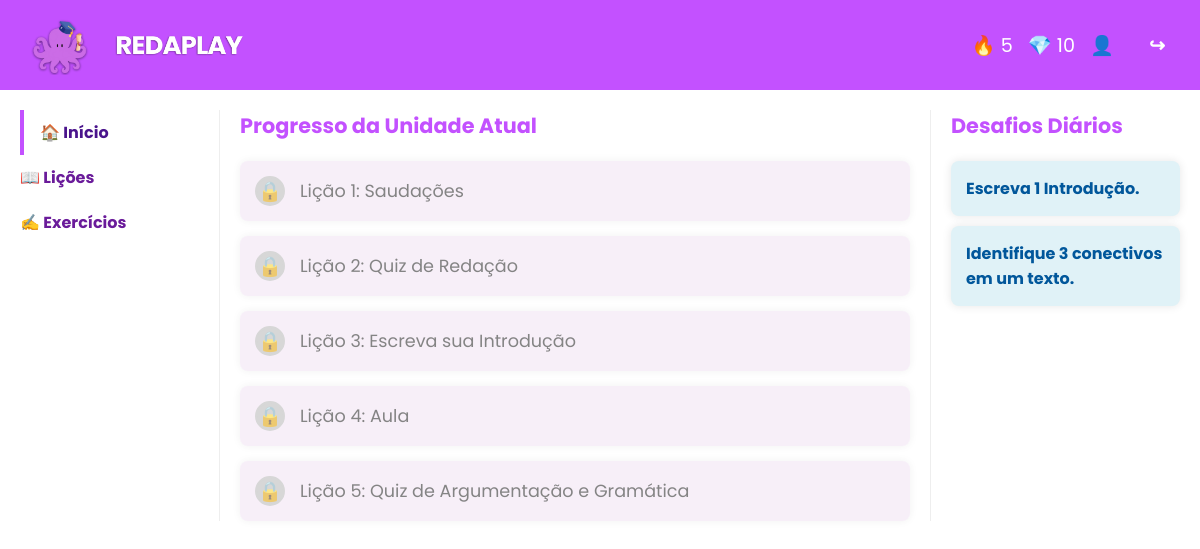
Screenshot of /inicio (signed in) with the database file from the repository.
### models.py (models this page shows)
class User(db.Model):
    id = db.Column(db.Integer, primary_key=True)
    username = db.Column(db.String(150), unique=True, nullable=False)
    email = db.Column(db.String(150), unique=True, nullable=False)
    password = db.Column(db.String(200), nullable=False)
    streak = db.Column(db.Integer, default=0) # dias consecutivas de login
    last_login = db.Column(db.Date, default=None, nullable=True) # ultimo login
    diamonds = db.Column(db.Integer, default=0) # diamantes
    created = db.Column(db.Date, default=date.today) # data de criação
    lessons_completed = db.Column(db.String(200), default="")   # lições completadas

class Lesson(db.Model):
    id = db.Column(db.Integer, primary_key=True)
    number = db.Column(db.Integer, unique=True, nullable=False)
    title = db.Column(db.String(150), nullable=False)
    content = db.Column(db.Text, nullable=False)
    video_url = db.Column(db.String(200), nullable=True)
    quiz_id = db.Column(db.Integer, db.ForeignKey('quiz.id'), nullable=True)
    quiz = db.relationship('Quiz', backref=db.backref('lessons', lazy=True))

### app.py (the view)
@app.route('/inicio', methods=['GET', 'POST'])
def inicio():
    user = User.query.get(session['user_id']) # pega dados de usuário logado
    lessons = Lesson.query.order_by(Lesson.number).all() # pega todas as lições
    return render_template('main.html', user=user, lessons=lessons)

### templates/main.html (shortened to what this page needs)
<!DOCTYPE html>
<html lang="pt-BR">
  <head>
    <link
      rel="stylesheet"
      href="{{ url_for('static', filename='main.css') }}"
    />
  </head>
  <body>
    <div class="container">
      <header class="header">
        <div class="header-image-title">
          <img
            src="/static/images/redaplaydrop.png"
            alt="redaplay-mascot"
            class="header-mascot"
          />
        </div>
        <div class="header-image-title">
          <img
            src="/static/images/logo.png"
            alt="redaplay-title"
            class="header-title"
          />
        </div>
        <div class="header-icons">
          <span class="icon">🔥 {{ user.streak }}</span>
          <span class="icon">💎 {{ user.diamonds }}</span>
          <a href="/perfil">
            <span class="icon">👤</span>
          </a>
        </div>
        <a href="/logout" class="icon-button">
          <span class="icon">↪</span>
        </a>
      </header>
      <div class="main-content">
        <nav class="sidebar">
          <ul>
            <li class="active">🏠 Início</li>
            <li>📖 Lições</li>
            <li>✍️ Exercícios</li>
          </ul>
        </nav>
        <section class="unit-progress">
          <h2>Progresso da Unidade Atual</h2>
          <div class="lesson-list">
            {% for lesson in lessons %}
            <a
              href="/lesson{{ lesson.number }}"
              class="lesson-item disabled locked"
              data-id-lesson="{{ lesson.number }}"
            >
              <span
                class="lesson-status"
                id="status-{{ lesson.number }}"
              ></span>
              <span class="lesson-title">{{ lesson.title }}</span>
            </a>
            {% endfor %}
          </div>
        </section>
        <aside class="challenges">
          <h2>Desafios Diários</h2>
          <div class="challenge-item">Escreva 1 Introdução.</div>
          <div class="challenge-item">
            Identifique 3 conectivos em um texto.
          </div>
        </aside>
      </div>
    </div>
  </body>
</html>

### static/main.css (style rules this page uses)
* { margin: 0; padding: 0; box-sizing: border-box; font-family: "Poppins", sans-serif; text-decoration: none; list-style: none; }
body { display: flex; justify-content: center; align-items: center; min-height: 100vh; background: linear-gradient(90deg, #e2e2e2, #f0caff); }
.container { position: relative; width: 100vw; height: 100vh; background: #fff; box-shadow: 0 0 10px rgba(0, 0, 0, 0.1); overflow: visible; }
.header { background-color: #c351ff; color: white; padding: 15px 20px; display: flex; align-items: center; font-size: 1.2em; }
.header-icons { display: flex; align-items: center; gap: 15px; }
.header-icons .icon { margin-left: 0; }
.header-image-title { display: flex; justify-content: center; align-items: center; }
.header-title { max-width: 128px; height: auto; }
.header-mascot { max-width: 80px; height: auto; margin-right: 15px; }
.icon-button { color: white; padding: 10px 15px; text-decoration: none; font-weight: bold; cursor: pointer; margin-left: 20px; }
.header-title { font-weight: bold; }
.main-content { display: flex; padding: 20px; }
.sidebar { width: 200px; padding-right: 20px; border-right: 1px solid #eee; }
.sidebar ul { list-style: none; padding: 0; margin: 0; }
.sidebar li { padding: 10px 0; color: #6a1b9a; cursor: pointer; font-weight: bold; }
.sidebar li.active { color: #4a148c; border-left: 4px solid #c351ff; padding-left: 16px; }
.unit-progress { flex-grow: 1; padding: 0 20px; }
.unit-progress h2, .challenges h2 { color: #c351ff; margin-top: 0; margin-bottom: 20px; font-size: 1.3em; }
.lesson-list { display: flex; flex-direction: column; gap: 15px; }
.lesson-item { display: flex; align-items: center; text-decoration: none; color: #333; background-color: #f3e5f5; padding: 15px; border-radius: 8px; box-shadow: 0 0 10px rgba(0, 0, 0, 0.1); transition: background-color 0.3s ease; cursor: pointer; }
.lesson-status { width: 30px; height: 30px; border-radius: 50%; display: flex; justify-content: center; align-items: center; margin-right: 15px; font-size: 1.2em; color: white; font-weight: bold; box-sizing: border-box; transition: background-color 0.3s ease, border-color 0.3s ease; }
.lesson-item.disabled.locked { opacity: 0.6; cursor: not-allowed; pointer-events: none; }
.lesson-item.disabled.locked .lesson-status { background-color: #bdbdbd; border: 2px solid #bdbdbd; }
.lesson-item.disabled.locked .lesson-status::before { content: "🔒"; font-size: 1em; color: #424242; }
.lesson-title { font-size: 1.1em; color: #333; }
.challenges { width: 250px; padding-left: 20px; border-left: 1px solid #eee; }
.challenge-item { background-color: #e0f2f7; padding: 15px; border-radius: 8px; margin-bottom: 10px; color: #01579b; font-weight: bold; box-shadow: 0 0 10px rgba(0, 0, 0, 0.1); }

### rows the page displays
User: streak "5", diamonds "10"
Lesson: title "Lição 1: Saudações"
Lesson: title "Lição 2: Quiz de Redação"
Lesson: title "Lição 3: Escreva sua Introdução"
Lesson: title "Lição 4: Aula"
Lesson: title "Lição 5: Quiz de Argumentação e Gramática"
